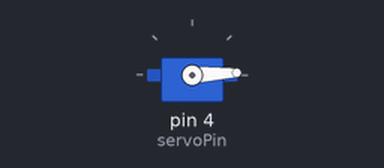
A sketch run on a simulated Arduino Uno, built with avr-gcc and run on an emulated ATmega328P. On the bench: servo.

Above: at 0.05 s.
At 1.3 s:
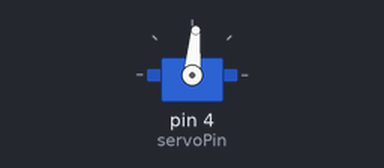
At 2.6 s:
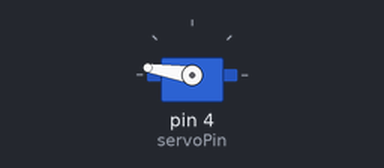
At 5.2 s:
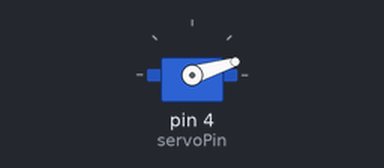
Timing chart, 0 to 7.1 s (numbered marks = the images above):
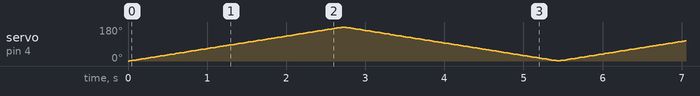

The sketch:

servocode.ino
```cpp
#include <Servo.h>
int servoPin = 4;
Servo myservo;
int angle = 0;

void setup() {
  // put your setup code here, to run once:
    myservo.attach(servoPin);
}

void loop() {
  // put your main code here, to run repeatedly:
for(int angle = 0; angle < 180; angle++)
{
  myservo.write(angle);
  delay(15);
}

for (int angle = 180; angle > 0; angle--)
{
  myservo.write(angle);
  delay(15);
}
}
```
